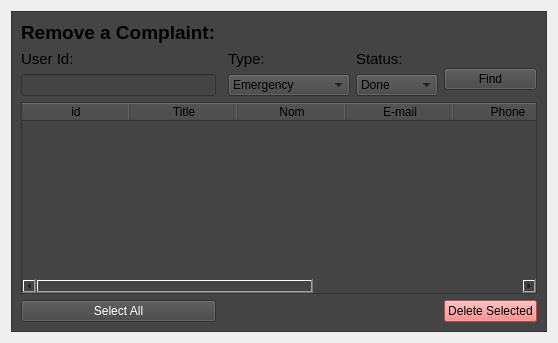
              <widget class="QWidget" name="Remove">
               <attribute name="title">
                <string>Remove</string>
               </attribute>
               <layout class="QGridLayout" name="gridLayout_12">
                <item row="0" column="0">
                 <widget class="QFrame" name="frame_3">
                  <property name="styleSheet">
                   <string notr="true">background-color: rgb(68, 68, 68);</string>
                  </property>
                  <property name="frameShape">
                   <enum>QFrame::Shape::StyledPanel</enum>
                  </property>
                  <property name="frameShadow">
                   <enum>QFrame::Shadow::Raised</enum>
                  </property>
                  <layout class="QGridLayout" name="gridLayout_13">
                   <item row="5" column="0" colspan="6">
                    <widget class="QTableWidget" name="tableWidget_2">
                     <property name="alternatingRowColors">
                      <bool>false</bool>
                     </property>
                     <property name="selectionBehavior">
                      <enum>QAbstractItemView::SelectionBehavior::SelectRows</enum>
                     </property>
                     <property name="showGrid">
                      <bool>true</bool>
                     </property>
                     <property name="cornerButtonEnabled">
                      <bool>true</bool>
                     </property>
                     <property name="rowCount">
                      <number>0</number>
                     </property>
                     <property name="columnCount">
                      <number>7</number>
                     </property>
                     <attribute name="horizontalHeaderCascadingSectionResizes">
                      <bool>false</bool>
                     </attribute>
                     <attribute name="horizontalHeaderDefaultSectionSize">
                      <number>108</number>
                     </attribute>
                     <column>
                      <property name="text">
                       <string>id</string>
                      </property>
                     </column>
                     <column>
                      <property name="text">
                       <string>Title</string>
                      </property>
                     </column>
                     <column>
                      <property name="text">
                       <string>Nom</string>
                      </property>
                     </column>
                     <column>
                      <property name="text">
                       <string>E-mail</string>
                      </property>
                     </column>
                     <column>
                      <property name="text">
                       <string>Phone</string>
                      </property>
                     </column>
                     <column>
                      <property name="text">
                       <string>Description</string>
                      </property>
                     </column>
                     <column>
                      <property name="text">
                       <string>Status</string>
                      </property>
                     </column>
                    </widget>
                   </item>
                   <item row="2" column="4" rowspan="2">
                    <widget class="QLabel" name="label_31">
                     <property name="font">
                      <font>
                       <pointsize>11</pointsize>
                      </font>
                     </property>
                     <property name="text">
                      <string>Status:</string>
                     </property>
                    </widget>
                   </item>
                   <item row="2" column="2" rowspan="2">
                    <widget class="QLabel" name="label_30">
                     <property name="font">
                      <font>
                       <pointsize>11</pointsize>
                      </font>
                     </property>
                     <property name="text">
                      <string>Type:</string>
                     </property>
                    </widget>
                   </item>
                   <item row="2" column="0" rowspan="2">
                    <widget class="QLabel" name="label_29">
                     <property name="font">
                      <font>
                       <pointsize>11</pointsize>
                      </font>
                     </property>
                     <property name="text">
                      <string>User Id:</string>
                     </property>
                    </widget>
                   </item>
                   <item row="4" column="2" colspan="2">
                    <widget class="QComboBox" name="comboBoxCategory_8">
                     <property name="styleSheet">
                      <string notr="true"/>
                     </property>
                     <item>
                      <property name="text">
                       <string>Emergency</string>
                      </property>
                     </item>
                     <item>
                      <property name="text">
                       <string>water leak</string>
                      </property>
                     </item>
                     <item>
                      <property name="text">
                       <string>delay exprired</string>
                      </property>
                     </item>
                     <item>
                      <property name="text">
                       <string>Broken Produuct</string>
                      </property>
                     </item>
                    </widget>
                   </item>
                   <item row="4" column="4">
                    <widget class="QComboBox" name="comboBoxCategory_7">
                     <property name="styleSheet">
                      <string notr="true"/>
                     </property>
                     <item>
                      <property name="text">
                       <string>Done</string>
                      </property>
                     </item>
                     <item>
                      <property name="text">
                       <string>on hold
</string>
                      </property>
                     </item>
                     <item>
                      <property name="text">
                       <string>Canceled</string>
                      </property>
                     </item>
                    </widget>
                   </item>
                   <item row="3" column="5" rowspan="2">
                    <widget class="QPushButton" name="btnSubmit_4">
                     <property name="palette">
                      <palette>
                       <active>
                        <colorrole role="WindowText">
                         <brush brushstyle="SolidPattern">
                          <color alpha="255">
                           <red>0</red>
                           <green>0</green>
                           <blue>0</blue>
                          </color>
                         </brush>
                        </colorrole>
                        <colorrole role="Button">
                         <brush brushstyle="SolidPattern">
                          <color alpha="255">
                           <red>68</red>
                           <green>68</green>
                           <blue>68</blue>
                          </color>
                         </brush>
                        </colorrole>
                        <colorrole role="Text">
                         <brush brushstyle="SolidPattern">
                          <color alpha="255">
                           <red>0</red>
                           <green>0</green>
                           <blue>0</blue>
                          </color>
                         </brush>
                        </colorrole>
                        <colorrole role="ButtonText">
                         <brush brushstyle="SolidPattern">
                          <color alpha="255">
                           <red>0</red>
                           <green>0</green>
                           <blue>0</blue>
                          </color>
                         </brush>
                        </colorrole>
                        <colorrole role="Base">
                         <brush brushstyle="SolidPattern">
                          <color alpha="255">
                           <red>68</red>
                           <green>68</green>
                           <blue>68</blue>
                          </color>
                         </brush>
                        </colorrole>
                        <colorrole role="Window">
                         <brush brushstyle="SolidPattern">
                          <color alpha="255">
                           <red>68</red>
                           <green>68</green>
                           <blue>68</blue>
                          </color>
                         </brush>
                        </colorrole>
                        <colorrole role="PlaceholderText">
                         <brush brushstyle="SolidPattern">
                          <color alpha="128">
                           <red>255</red>
                           <green>255</green>
                           <blue>255</blue>
                          </color>
                         </brush>
                        </colorrole>
                       </active>
                       <inactive>
                        <colorrole role="WindowText">
                         <brush brushstyle="SolidPattern">
                          <color alpha="255">
                           <red>0</red>
                           <green>0</green>
                           <blue>0</blue>
                          </color>
                         </brush>
                        </colorrole>
                        <colorrole role="Button">
                         <brush brushstyle="SolidPattern">
                          <color alpha="255">
                           <red>68</red>
                           <green>68</green>
                           <blue>68</blue>
                          </color>
                         </brush>
                        </colorrole>
                        <colorrole role="Text">
                         <brush brushstyle="SolidPattern">
                          <color alpha="255">
                           <red>0</red>
                           <green>0</green>
                           <blue>0</blue>
                          </color>
                         </brush>
                        </colorrole>
                        <colorrole role="ButtonText">
                         <brush brushstyle="SolidPattern">
                          <color alpha="255">
                           <red>0</red>
                           <green>0</green>
                           <blue>0</blue>
                          </color>
                         </brush>
                        </colorrole>
                        <colorrole role="Base">
                         <brush brushstyle="SolidPattern">
                          <color alpha="255">
                           <red>68</red>
                           <green>68</green>
                           <blue>68</blue>
                          </color>
                         </brush>
                        </colorrole>
                        <colorrole role="Window">
                         <brush brushstyle="SolidPattern">
                          <color alpha="255">
                           <red>68</red>
                           <green>68</green>
                           <blue>68</blue>
                          </color>
                         </brush>
                        </colorrole>
                        <colorrole role="PlaceholderText">
                         <brush brushstyle="SolidPattern">
                          <color alpha="128">
                           <red>255</red>
                           <green>255</green>
                           <blue>255</blue>
                          </color>
                         </brush>
                        </colorrole>
                       </inactive>
                       <disabled>
                        <colorrole role="WindowText">
                         <brush brushstyle="SolidPattern">
                          <color alpha="255">
                           <red>255</red>
                           <green>255</green>
                           <blue>255</blue>
                          </color>
                         </brush>
                        </colorrole>
                        <colorrole role="Button">
                         <brush brushstyle="SolidPattern">
                          <color alpha="255">
                           <red>68</red>
                           <green>68</green>
                           <blue>68</blue>
                          </color>
                         </brush>
                        </colorrole>
                        <colorrole role="Text">
                         <brush brushstyle="SolidPattern">
                          <color alpha="255">
                           <red>255</red>
                           <green>255</green>
                           <blue>255</blue>
                          </color>
                         </brush>
                        </colorrole>
                        <colorrole role="ButtonText">
                         <brush brushstyle="SolidPattern">
                          <color alpha="255">
                           <red>255</red>
                           <green>255</green>
                           <blue>255</blue>
                          </color>
                         </brush>
                        </colorrole>
                        <colorrole role="Base">
                         <brush brushstyle="SolidPattern">
                          <color alpha="255">
                           <red>68</red>
                           <green>68</green>
                           <blue>68</blue>
                          </color>
                         </brush>
                        </colorrole>
                        <colorrole role="Window">
                         <brush brushstyle="SolidPattern">
                          <color alpha="255">
                           <red>68</red>
                           <green>68</green>
                           <blue>68</blue>
                          </color>
                         </brush>
                        </colorrole>
                        <colorrole role="PlaceholderText">
                         <brush brushstyle="SolidPattern">
                          <color alpha="128">
                           <red>255</red>
                           <green>255</green>
                           <blue>255</blue>
                          </color>
                         </brush>
                        </colorrole>
                       </disabled>
                      </palette>
                     </property>
                     <property name="autoFillBackground">
                      <bool>false</bool>
                     </property>
                     <property name="styleSheet">
                      <string notr="true"/>
                     </property>
                     <property name="text">
                      <string>Find</string>
                     </property>
                    </widget>
                   </item>
                   <item row="6" column="0">
                    <widget class="QPushButton" name="btnSubmit_2">
                     <property name="palette">
                      <palette>
                       <active>
                        <colorrole role="WindowText">
                         <brush brushstyle="SolidPattern">
                          <color alpha="255">
                           <red>0</red>
                           <green>0</green>
                           <blue>0</blue>
                          </color>
                         </brush>
                        </colorrole>
                        <colorrole role="Button">
                         <brush brushstyle="SolidPattern">
                          <color alpha="255">
                           <red>68</red>
                           <green>68</green>
                           <blue>68</blue>
                          </color>
                         </brush>
                        </colorrole>
                        <colorrole role="Text">
                         <brush brushstyle="SolidPattern">
                          <color alpha="255">
                           <red>0</red>
                           <green>0</green>
                           <blue>0</blue>
                          </color>
                         </brush>
                        </colorrole>
                        <colorrole role="ButtonText">
                         <brush brushstyle="SolidPattern">
                          <color alpha="255">
                           <red>0</red>
                           <green>0</green>
                           <blue>0</blue>
                          </color>
                         </brush>
                        </colorrole>
                        <colorrole role="Base">
                         <brush brushstyle="SolidPattern">
                          <color alpha="255">
                           <red>68</red>
                           <green>68</green>
                           <blue>68</blue>
                          </color>
                         </brush>
                        </colorrole>
                        <colorrole role="Window">
                         <brush brushstyle="SolidPattern">
                          <color alpha="255">
                           <red>68</red>
                           <green>68</green>
                           <blue>68</blue>
                          </color>
                         </brush>
                        </colorrole>
                        <colorrole role="PlaceholderText">
                         <brush brushstyle="SolidPattern">
                          <color alpha="128">
                           <red>255</red>
                           <green>255</green>
                           <blue>255</blue>
                          </color>
                         </brush>
                        </colorrole>
                       </active>
                       <inactive>
                        <colorrole role="WindowText">
                         <brush brushstyle="SolidPattern">
                          <color alpha="255">
                           <red>0</red>
                           <green>0</green>
                           <blue>0</blue>
                          </color>
                         </brush>
                        </colorrole>
                        <colorrole role="Button">
                         <brush brushstyle="SolidPattern">
                          <color alpha="255">
                           <red>68</red>
                           <green>68</green>
                           <blue>68</blue>
                          </color>
                         </brush>
                        </colorrole>
                        <colorrole role="Text">
                         <brush brushstyle="SolidPattern">
                          <color alpha="255">
                           <red>0</red>
                           <green>0</green>
                           <blue>0</blue>
                          </color>
                         </brush>
                        </colorrole>
                        <colorrole role="ButtonText">
                         <brush brushstyle="SolidPattern">
                          <color alpha="255">
                           <red>0</red>
                           <green>0</green>
                           <blue>0</blue>
                          </color>
                         </brush>
                        </colorrole>
                        <colorrole role="Base">
                         <brush brushstyle="SolidPattern">
                          <color alpha="255">
                           <red>68</red>
                           <green>68</green>
                           <blue>68</blue>
                          </color>
                         </brush>
                        </colorrole>
                        <colorrole role="Window">
                         <brush brushstyle="SolidPattern">
                          <color alpha="255">
                           <red>68</red>
                           <green>68</green>
                           <blue>68</blue>
                          </color>
                         </brush>
                        </colorrole>
                        <colorrole role="PlaceholderText">
                         <brush brushstyle="SolidPattern">
                          <color alpha="128">
                           <red>255</red>
                           <green>255</green>
                           <blue>255</blue>
                          </color>
                         </brush>
                        </colorrole>
                       </inactive>
                       <disabled>
                        <colorrole role="WindowText">
                         <brush brushstyle="SolidPattern">
                          <color alpha="255">
                           <red>255</red>
                           <green>255</green>
                           <blue>255</blue>
                          </color>
                         </brush>
                        </colorrole>
                        <colorrole role="Button">
                         <brush brushstyle="SolidPattern">
                          <color alpha="255">
                           <red>68</red>
                           <green>68</green>
                           <blue>68</blue>
                          </color>
                         </brush>
                        </colorrole>
                        <colorrole role="Text">
                         <brush brushstyle="SolidPattern">
                          <color alpha="255">
                           <red>255</red>
                           <green>255</green>
                           <blue>255</blue>
                          </color>
                         </brush>
                        </colorrole>
                        <colorrole role="ButtonText">
                         <brush brushstyle="SolidPattern">
                          <color alpha="255">
                           <red>255</red>
                           <green>255</green>
                           <blue>255</blue>
                          </color>
                         </brush>
                        </colorrole>
                        <colorrole role="Base">
                         <brush brushstyle="SolidPattern">
                          <color alpha="255">
                           <red>68</red>
                           <green>68</green>
                           <blue>68</blue>
                          </color>
                         </brush>
                        </colorrole>
                        <colorrole role="Window">
                         <brush brushstyle="SolidPattern">
                          <color alpha="255">
                           <red>68</red>
                           <green>68</green>
                           <blue>68</blue>
                          </color>
                         </brush>
                        </colorrole>
                        <colorrole role="PlaceholderText">
                         <brush brushstyle="SolidPattern">
                          <color alpha="128">
                           <red>255</red>
                           <green>255</green>
                           <blue>255</blue>
                          </color>
                         </brush>
                        </colorrole>
                       </disabled>
                      </palette>
                     </property>
                     <property name="autoFillBackground">
                      <bool>false</bool>
                     </property>
                     <property name="styleSheet">
                      <string notr="true">
color: #FFFFFF;
</string>
                     </property>
                     <property name="text">
                      <string>Select All</string>
                     </property>
                    </widget>
                   </item>
                   <item row="6" column="5">
                    <widget class="QPushButton" name="pushButton_6">
                     <property name="styleSheet">
                      <string notr="true">background-color: #FF6868;</string>
                     </property>
                     <property name="text">
                      <string>Delete Selected</string>
                     </property>
                    </widget>
                   </item>
                   <item row="4" column="0">
                    <widget class="QLineEdit" name="lineEdit_2">
                     <property name="styleSheet">
                      <string notr="true"/>
                     </property>
                     <property name="text">
                      <string/>
                     </property>
                    </widget>
                   </item>
                   <item row="1" column="0">
                    <widget class="QLabel" name="label_22">
                     <property name="maximumSize">
                      <size>
                       <width>261</width>
                       <height>81</height>
                      </size>
                     </property>
                     <property name="baseSize">
                      <size>
                       <width>0</width>
                       <height>1000</height>
                      </size>
                     </property>
                     <property name="font">
                      <font>
                       <family>Arial</family>
                       <pointsize>14</pointsize>
                       <bold>true</bold>
                       <underline>false</underline>
                      </font>
                     </property>
                     <property name="text">
                      <string>Remove a Complaint:</string>
                     </property>
                    </widget>
                   </item>
                  </layout>
                 </widget>
                </item>
               </layout>
              </widget>
